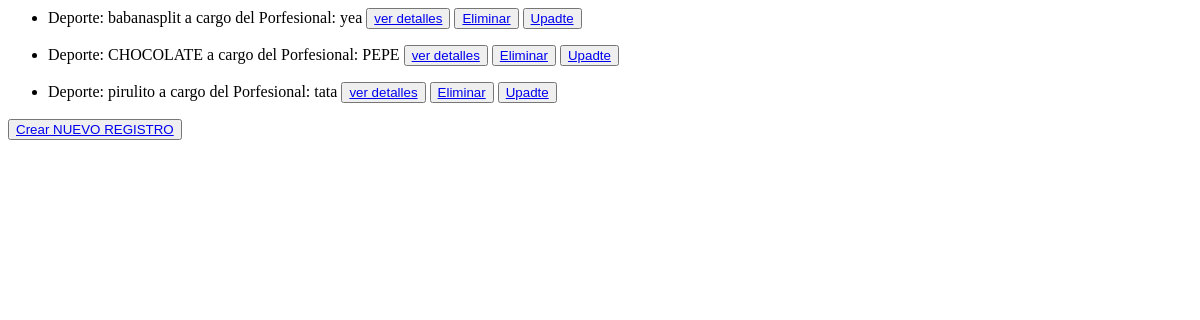
/deporte_list/, run on an earlier commit of the app's database.
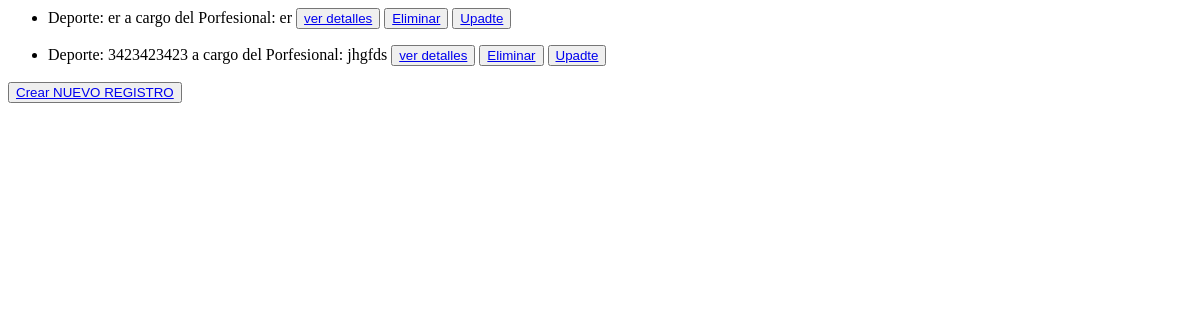
And on a later commit of the database.
### MiApp/models.py (models this page shows)
class club_deportivo(models.Model):
    deporte = models.CharField(max_length = 40)
    nombre = models.CharField(max_length = 40)
    def __str__(self):
        return f' Deporte: {self.deporte} a cargo del Porfesional: {self.nombre}'

### MiApp/views.py (the view)
# urls.py: path('deporte_list/', views.club_deportivoList.as_view(), name='List'),
class club_deportivoList(ListView):
   model = club_deportivo
   template_name = 'MiApp/club_deportivo_list.html'

### MiApp/templates/MiApp/club_deportivo_list.html
{% for club_deportivo in object_list %}
<ul>
    <li>
        {{club_deportivo}}
        <button>
            <a href="{% url 'Detail' club_deportivo.id %}">ver detalles</a>
        </button>
        <button>
            <a href="{% url 'Delete' club_deportivo.id %}">Eliminar</a>
        </button>
        <button>
            <a href="{% url 'Update' club_deportivo.id %}">Upadte</a>
        </button>
    </li>
</ul>
{% endfor %}
<button>
    <a href="{% url 'Create' %}">Crear NUEVO REGISTRO</a>
</button>

What changed in the data, as far as the page shows it:
removed club_deportivo: deporte+nombre "Deporte: babanasplit a cargo del Porfesional: yea"
removed club_deportivo: deporte+nombre "Deporte: CHOCOLATE a cargo del Porfesional: PEPE"
removed club_deportivo: deporte+nombre "Deporte: pirulito a cargo del Porfesional: tata"
added club_deportivo: deporte+nombre "Deporte: er a cargo del Porfesional: er"
added club_deportivo: deporte+nombre "Deporte: 3423423423 a cargo del Porfesional: jhgfds"
